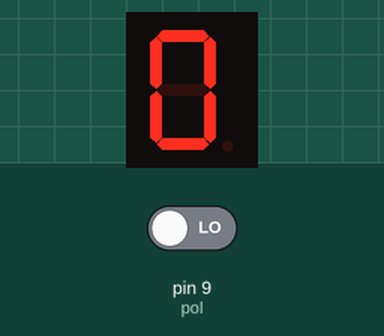
Recording of a sketch running on a simulated Arduino Uno, built with avr-gcc and run on an emulated ATmega328P. Shown: 1-digit seven-segment display. Wiring (inferred from the names in the program): 1-digit 7-segment display, segments lit when HIGH: segments pin 5, pin 6, pin 7, pin 8, pin 10, pin 11, pin 12. The inputs (shaded band) are chosen by the test bench; at power-on: pin 9 (pol) LOW. The segment pins are drawn as the display they are named for.

Above: at 1.4 s.
1.5 s: pin 9 (pol) driven HIGH
At 2.2 s:
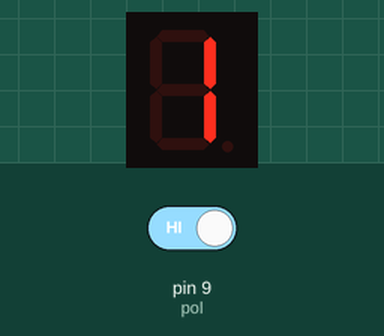
At 2.8 s:
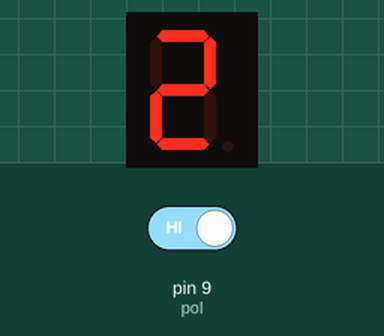
Timing chart, 0 to 4.5 s (numbered marks = the images above; inputs shaded):
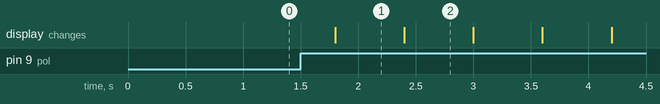

Measured:
- after the input at 1.5 s, the display: changes after 0.30 s (image 1)
- what the display in image 1 shows lasts 0.6 s, from 1.8 s to 2.4 s

The sketch:

DigitalContadorPolsador.ino
```cpp
/**********************************************************************************
**                                                                               **
**                                  TÍTOL: DIsplay ciclic amb polsador           **
**                                                                               **
**   Nom: Kevin Steven Bermeo Alvarado                           Data:06/03/2017 **
**********************************************************************************/

//************************* INCLUDE ***********************************************

//********** Variables ********************************************************
const int ledA = 5;
const int ledB = 6;
const int ledC = 7;
const int ledD = 8;
const int ledE = 10;
const int ledF = 11;
const int ledG = 12;
const int pol = 9;
int v;
long a = 300;
//********** Setup ************************************************************
void setup()
{
  Serial.begin (9600);
 pinMode ( ledA,OUTPUT );
 pinMode ( ledB,OUTPUT );
 pinMode ( ledC,OUTPUT );
 pinMode ( ledD,OUTPUT );
 pinMode ( ledE,OUTPUT );
 pinMode ( ledF,OUTPUT );
 pinMode ( ledG,OUTPUT );
 pinMode ( pol,INPUT );
 }
//********** Loop *************************************************************
void loop()
{
 if (digitalRead(pol))
    {
      delay(a);
      v++ ;
     if ( v == 10)
      {
        v = 0;
      }
    }
  if ( v == 0 )
  {
  digitalWrite ( ledA , HIGH);
  digitalWrite ( ledB , HIGH);
  digitalWrite ( ledC , HIGH);
  digitalWrite ( ledD , HIGH);
  digitalWrite ( ledE , HIGH);
  digitalWrite ( ledF , HIGH);
  digitalWrite ( ledG , LOW);
  }

  if ( v == 1 )
  {
  digitalWrite ( ledA , LOW);
  digitalWrite ( ledB , HIGH);
  digitalWrite ( ledC , HIGH);
  digitalWrite ( ledD , LOW);
  digitalWrite ( ledE , LOW);
  digitalWrite ( ledF , LOW);
  digitalWrite ( ledG , LOW);
  }

  if ( v == 2 )
  {
  digitalWrite ( ledA , HIGH);
  digitalWrite ( ledB , HIGH);
  digitalWrite ( ledC , LOW);
  digitalWrite ( ledD , HIGH);
  digitalWrite ( ledE , HIGH);
  digitalWrite ( ledF , LOW);
  digitalWrite ( ledG , HIGH);
  }

  if ( v == 3 )
  {
  digitalWrite ( ledA , HIGH);
  digitalWrite ( ledB , HIGH);
  digitalWrite ( ledC , HIGH);
  digitalWrite ( ledD , HIGH);
  digitalWrite ( ledE , LOW);
  digitalWrite ( ledF , LOW);
  digitalWrite ( ledG , HIGH);
  }

  if ( v == 4 )
  {
  digitalWrite ( ledA , LOW);
  digitalWrite ( ledB , HIGH);
  digitalWrite ( ledC , HIGH);
  digitalWrite ( ledD , LOW);
  digitalWrite ( ledE , LOW);
  digitalWrite ( ledF , HIGH);
  digitalWrite ( ledG , HIGH);
  }

  if ( v == 5 )
  {
  digitalWrite ( ledA , HIGH);
  digitalWrite ( ledB , LOW);
  digitalWrite ( ledC , HIGH);
  digitalWrite ( ledD , HIGH);
  digitalWrite ( ledE , LOW);
  digitalWrite ( ledF , HIGH);
  digitalWrite ( ledG , HIGH);
  }

  if ( v == 6 )
  {
  digitalWrite ( ledA , LOW);
  digitalWrite ( ledB , LOW);
  digitalWrite ( ledC , HIGH);
  digitalWrite ( ledD , HIGH);
  digitalWrite ( ledE , HIGH);
  digitalWrite ( ledF , HIGH);
  digitalWrite ( ledG , HIGH);
  }

  if ( v == 7 )
  {
  digitalWrite ( ledA , HIGH);
  digitalWrite ( ledB , HIGH);
  digitalWrite ( ledC , HIGH);
  digitalWrite ( ledD , LOW);
  digitalWrite ( ledE , LOW);
  digitalWrite ( ledF , LOW);
  digitalWrite ( ledG , LOW);
  }

  if ( v == 8 )
  {
  digitalWrite ( ledA , HIGH);
  digitalWrite ( ledB , HIGH);
  digitalWrite ( ledC , HIGH);
  digitalWrite ( ledD , HIGH);
  digitalWrite ( ledE , HIGH);
  digitalWrite ( ledF , HIGH);
  digitalWrite ( ledG , HIGH);
  }

  if ( v == 9 )
  {
  digitalWrite ( ledA , HIGH);
  digitalWrite ( ledB , HIGH);
  digitalWrite ( ledC , HIGH);
  digitalWrite ( ledD , LOW);
  digitalWrite ( ledE , LOW);
  digitalWrite ( ledF , HIGH);
  digitalWrite ( ledG , HIGH);

  }
  delay(a);

}
```
